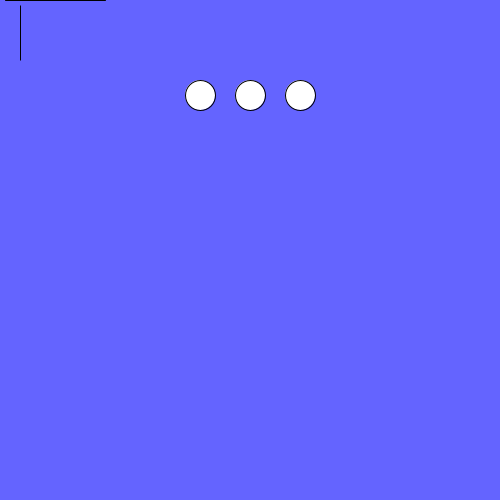
Frame 1 (no input)
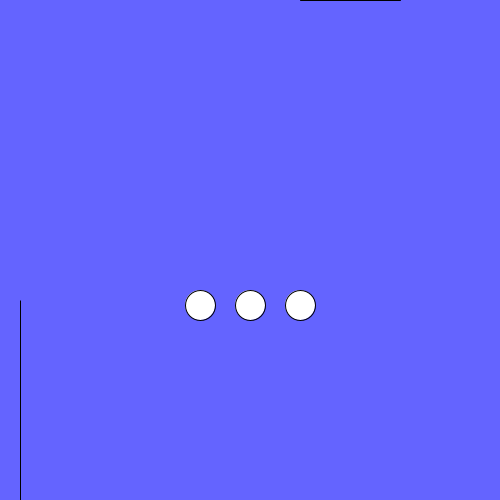
Frame 60 (the mouse pressed at the canvas centre just before this capture)
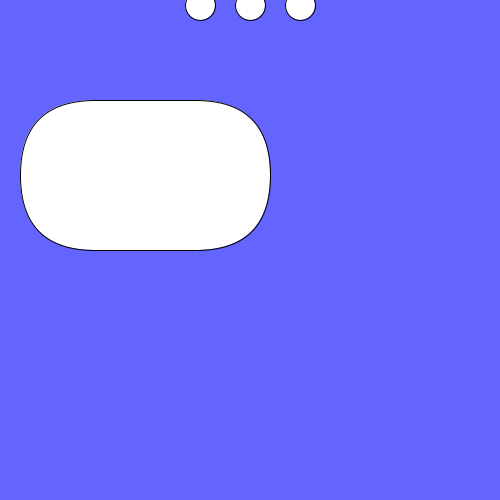
Frame 120 (the mouse held since frame 60 and released just before this capture)

The Processing sketch that drew these frames (run headless with seeded random() and noise(); from frame 60 on, the mouse is pressed at the canvas centre):

// Processing sketch: Game
// ── Game.pde
//-optimalisaties: wat als scherm groter is
float y1 = height;
float pijlX = 0;

void setup() {
  size(500,500);
}

void draw() {
  background(100,100,255);
  
  y1 = y1 - 5;
  pijlX = pijlX + 5;
  
  line(pijlX,mouseY,pijlX + 100,mouseY);
  ellipse(200,y1,30,30);
  ellipse(250,y1,30,30);
  ellipse(300,y1,30,30);
  rect(20,pijlX,mouseY,pijlX + 50,mouseY);
  
  //mogelijke bug als y1 = 0
  if (y1<0) {
    y1 = height;
  }
  
  if (pijlX >= width){
    pijlX = 0;
  }
}
